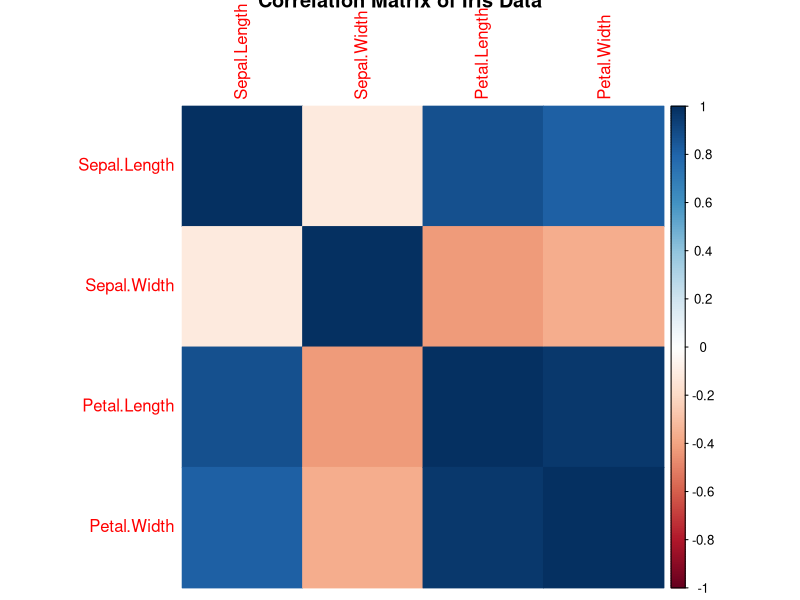

Recreate this plot in R.
# Load the built-in Iris dataset
data(iris)
head(iris)

# Select only numeric columns (first 4 columns)
numeric_data <- iris[, 1:4]

# Install 'corrplot' package (if not already installed)
install.packages("corrplot")

# Load the library
library(corrplot)

# Calculate the correlation matrix
corr_matrix <- cor(numeric_data)
print(corr_matrix)

# Plot the correlation matrix
corrplot(corr_matrix, method = "color", title = "Correlation Matrix of Iris Data")


# Perform One-Way ANOVA for Sepal.Length based on Species
anova_result <- aov(Sepal.Length ~ Species, data = iris)

# Display ANOVA summary
summary(anova_result)
